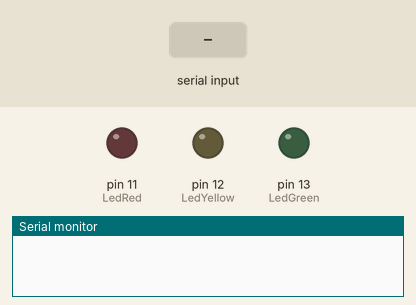
Bench run of a sketch on a simulated Arduino Uno, built with avr-gcc and run on an emulated ATmega328P. On the bench: output pins drawn as LEDs (lit = HIGH), the last lines printed to the serial monitor. Inputs (shaded band) come from the test bench.

Above: at 1.2 s.
1.3 s: "R" received over Serial
At 1.6 s:
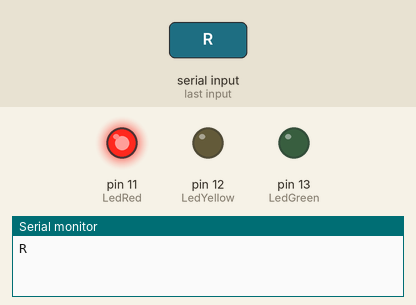
2.8 s: "Y" received over Serial
At 3.9 s:
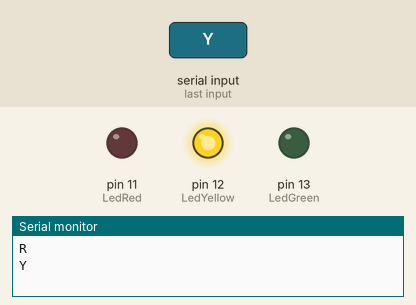
4.3 s: "G" received over Serial
At 5.1 s:
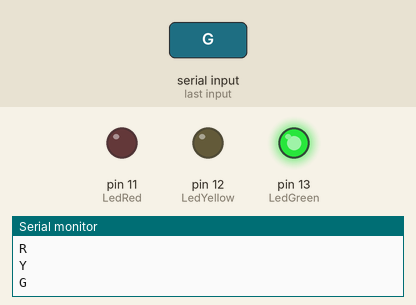
Timing chart, 0 to 7.3 s (numbered marks = the images above; inputs shaded):
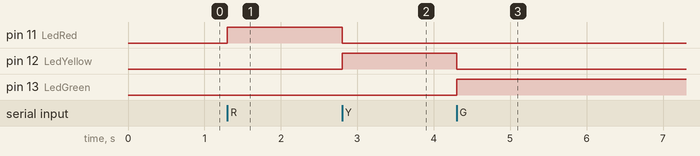

The sketch:

serial3LED.ino
```cpp
int LedRed = 11;
int LedYellow = 12;
int LedGreen = 13;

void setup() {
    //Inicializando uma porta de comunicacao entre o computador e o arduino
Serial.begin(9600);
pinMode(LedRed, OUTPUT);
pinMode(LedYellow, OUTPUT);
pinMode(LedGreen, OUTPUT);
}

void loop() {
  if (Serial.available() > 0) {
       //Le a mensagem da porta serial
      char mensagem = Serial.read();
      Serial.println(mensagem);

            if (mensagem == 'R'){
            digitalWrite (LedRed, HIGH);
            digitalWrite (LedYellow, LOW);
            digitalWrite (LedGreen, LOW);
            }
            if (mensagem == 'Y'){
            digitalWrite (LedRed, LOW);
            digitalWrite (LedYellow, HIGH);
            digitalWrite (LedGreen, LOW);
            }
            if (mensagem == 'G'){
            digitalWrite (LedRed, LOW);
            digitalWrite (LedYellow, LOW);
            digitalWrite (LedGreen, HIGH);
            }

      }
}
```

Measured:
- after the input at 1.3 s, pin 11 (LedRed): LOW → HIGH at once
- after the input at 2.8 s, pin 11 (LedRed): HIGH → LOW at once; pin 12 (LedYellow): LOW → HIGH at once
- after the input at 4.3 s, pin 12 (LedYellow): HIGH → LOW at once; pin 13 (LedGreen): LOW → HIGH at once
